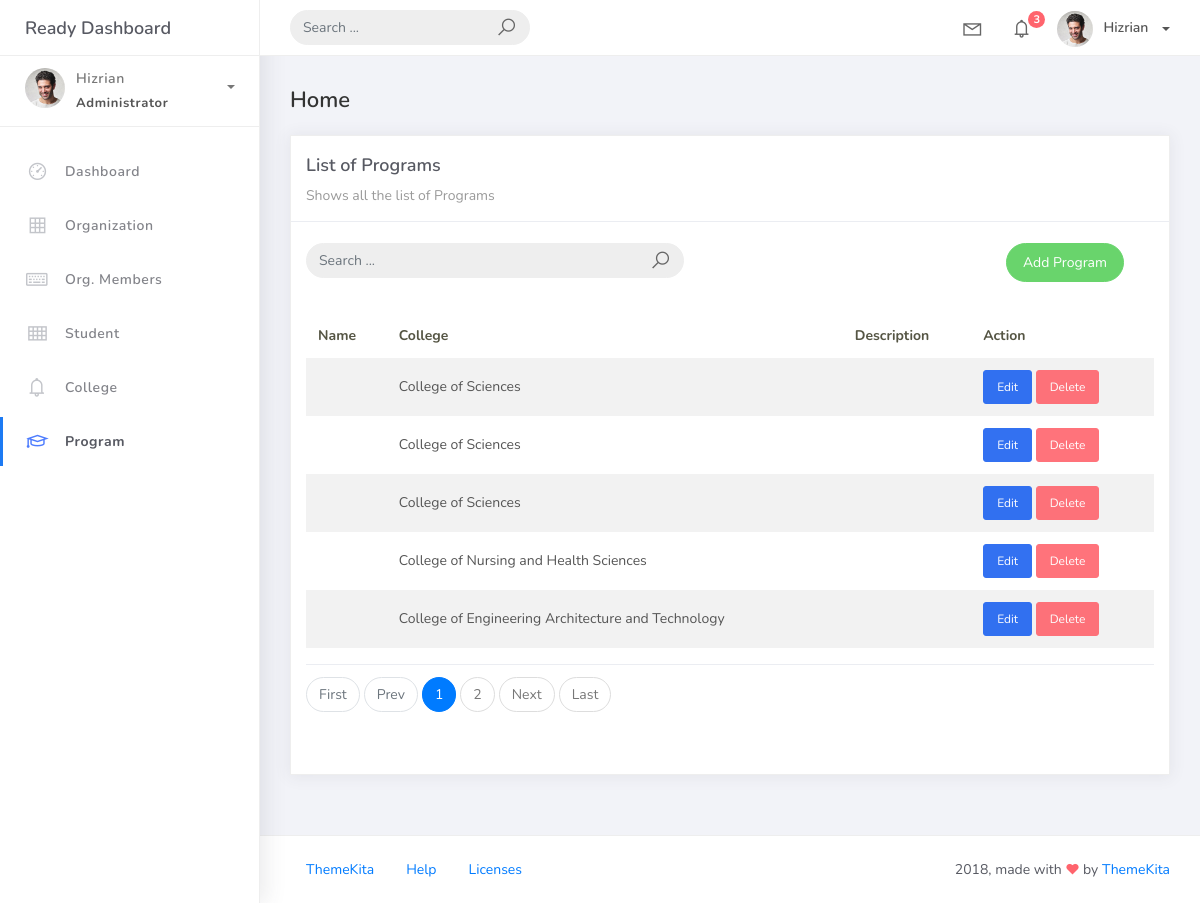
The app's page /programs/, older data.
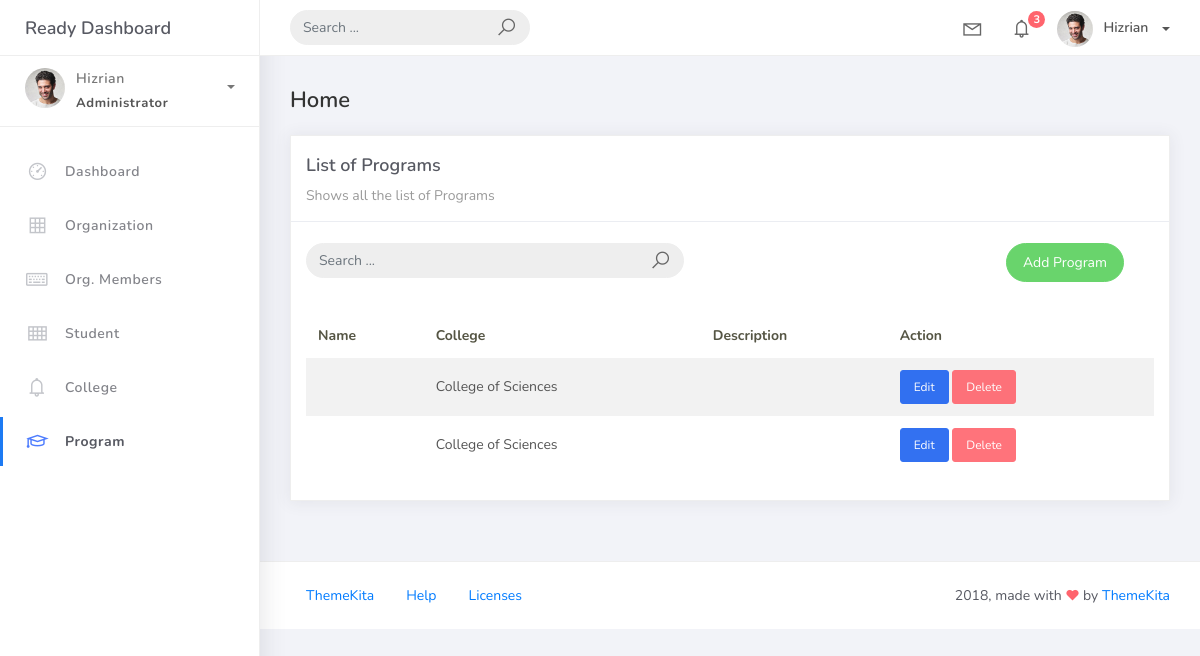
The same page, newer data.
### studentorg/models.py (models this page shows, shortened)
class BaseModel(models.Model):
    created_at = models.DateTimeField(auto_now_add=True, db_index=True)
    updated_at = models.DateTimeField(auto_now=True)
    class Meta:
        abstract = True

class Program(BaseModel):
    prog_name = models.CharField(max_length=150, unique=True)
    college = models.ForeignKey(College, on_delete=models.CASCADE)

class College(BaseModel):
    college_name = models.CharField(max_length=150, unique=True)
    def __str__(self):
        return self.college_name

### studentorg/views.py (the view)
# urls.py: path('programs/', ProgramList.as_view(), name='program-list'),
class ProgramList(ListView):
    model = Program
    context_object_name = 'program'
    template_name = 'program/list.html'
    paginate_by = 5

### templates/program/list.html (shortened to what this page needs)
{% extends 'base.html' %} {% load static %} {% block content %}
<div class="content">
    <div class="container-fluid">
        <h4 class="page-title">Home</h4>
        <div class="row">
            <div class="col-md-12">
                <div class="card">
                    <div class="card-header">
                        <div class="card-title">List of Programs</div>
                        <div class="card-category">Shows all the list of Programs</div>
                    </div>
                    <br />
                        <div class="col-md-12 row">
                            <div class="col-md-6">
                                <form class="navbar-left navbar-form nav-search mr-md-3" action="{% url 'program-list' %}">
                                    <div class="input-group">
                                        <input type="text" placeholder="Search ..." class="form-control" />
                                        <div class="input-group-append">
                                            <span class="input-group-text">
                                                <i class="la la-search search-icon"></i>
                                            </span>
                                        </div>
                                    </div>
                                </form>
                            </div>
                            <div class="col-md-6">
                                <div class="pull-right">
                                    <a href="{% url 'program-add' %}" class="btn btn-success btn-rounded">
                                        Add Program
                                    </a>
                                </div>
                            </div>
                        </div>
                    <div class="card-body">
                        <table class="table table-striped mt-3">
                            <thead>
                                <tr>
                                    <th scope="col">Name</th>
                                    <th scope="col">College</th>
                                    <th scope="col">Description</th>
                                    <th scope="col">Action</th>
                                </tr>
                            </thead>
                            <tbody>
                                {% for object in object_list %}
                                <tr>
                                    <td>{{ object.name }}</td>
                                    <td>{{ object.college }}</td>
                                    <td>{{ object.description }}</td>
                                    <td>
                                        <a href="{% url 'program-edit' object.id %}" class="btn btn-primary btn-sm">Edit</a>
                                        <form action="{% url 'program-del' object.id %}" method="post" style="display:inline">
                                            <button type="submit" class="btn btn-danger btn-sm" onclick="return confirm('Are you sure you want to delete this organization?')">
                                                Delete
                                            </button>
                                        </form>
                                    </td>
                                </tr>
                                {% empty %}
                                <tr>
                                    <td colspan="4" style="text-align: center">
                                        <p class="text-sm font-weight-bold mb-0">No Records Found</p>
                                    </td>
                                </tr>
                                {% endfor %}
                            </tbody>
                        </table>
                        {% include 'includes/pagination.html' %}
                    </div>
                </div>
            </div>
        </div>
    </div>
</div>
{% endblock %}

Row changes from the older to the newer data that the page shows:
removed Program: college "College of Sciences"
removed Program: college "College of Nursing and Health Sciences"
removed Program: college "College of Engineering Architecture and Technology"
Text that changed along with them:
text no longer shown: "First Prev Next Last"
list line gone: "1"
list line gone: "2"
